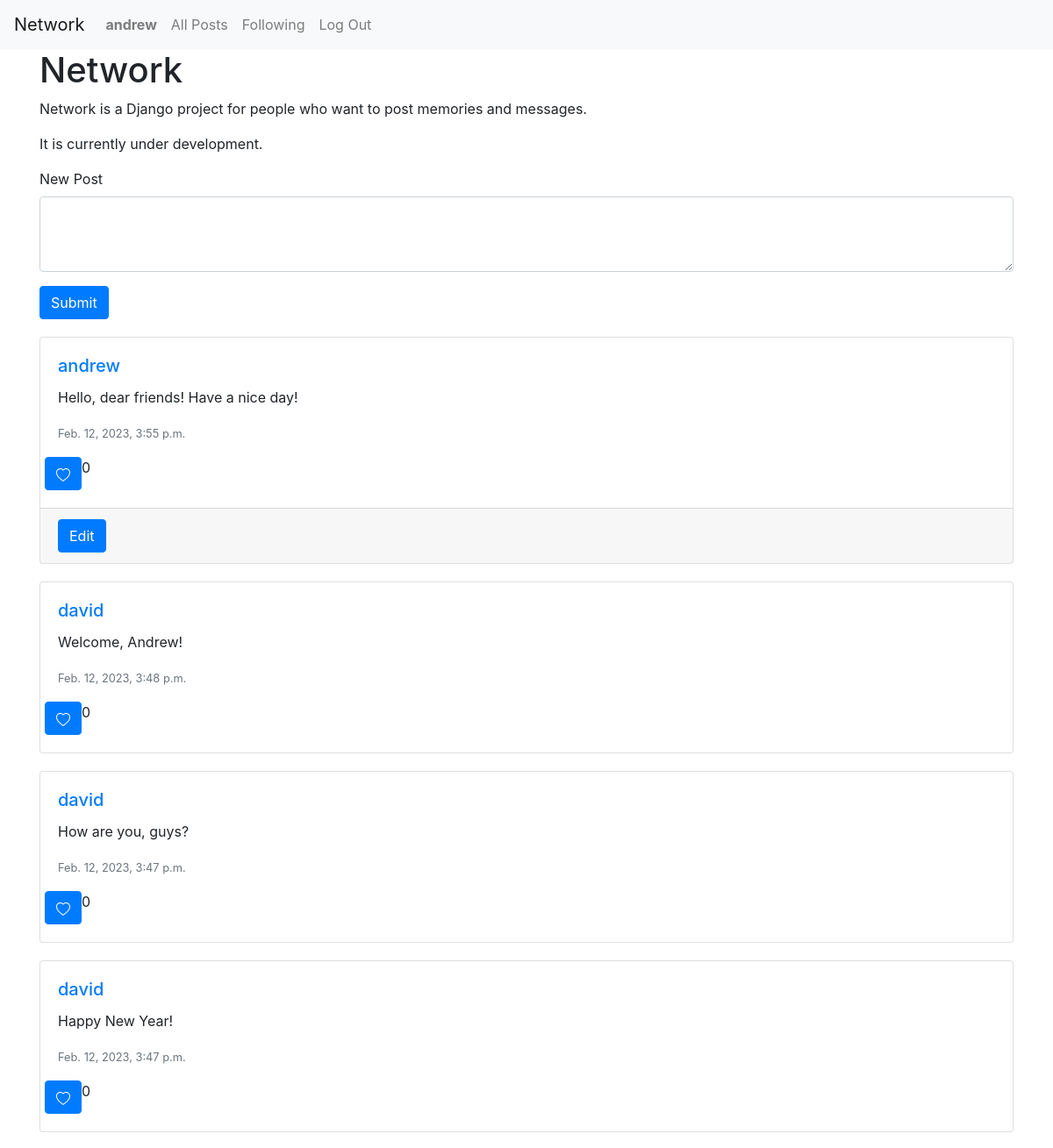
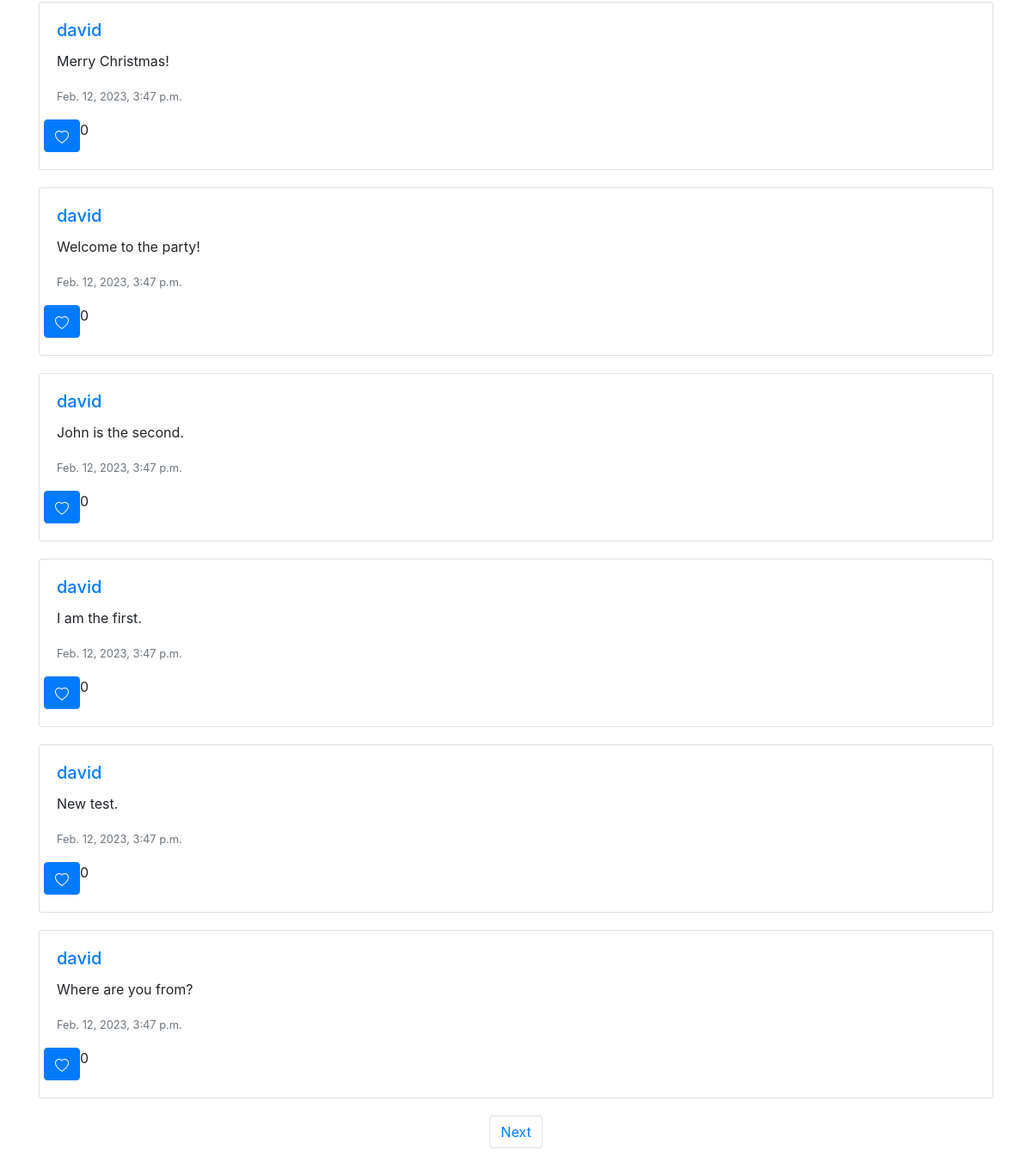
Screenshot of / (signed in) with the database file from the repository (2 pictures, top to bottom).
### network/models.py (models this page shows, shortened)
class User(AbstractUser):
    pass

class Post(models.Model):
    id = models.IntegerField(primary_key=True)
    user = models.ForeignKey(User, on_delete=models.CASCADE, related_name="posts")
    content = models.CharField(max_length=200)
    timestamp = models.DateTimeField(auto_now_add=True)
    likesNumber = models.IntegerField(default=0)

### network/views.py (the view)
# urls.py: path("", views.index, name="index"),
def index(request):
    posts = Post.objects.all().order_by("-timestamp")
    paginator = Paginator(posts, 10)
    page_number = request.GET.get('page')
    return render(request, "network/index.html", {
        "posts": paginator.get_page(page_number)
    })

### network/templates/network/index.html (shortened to what this page needs)
{% extends "network/layout.html" %}
{% load static %}
{% block body %}
    <div class="container">
        <div class="row">
            <div class="col-md-12">
                <h1>Network</h1>
                <p>Network is a Django project for people who want to post memories and messages.</p>
                <p>It is currently under development.</p>
            </div>
        </div>
    </div>
    {% if user.is_authenticated %}
    <div class="container">
        <div class="row">
            <div class="col-md-12">
                <form action="{% url 'newPost' %}" method="POST">
                    <div class="form-group">
                        <label for="post">New Post</label>
                        <textarea class="form-control" id="content" name="content" rows="3"></textarea>
                    </div>
                    <button id = "myBtn" type="submit" class="btn btn-primary">Submit</button>
                </form>
            </div>
        </div>
    </div>
    {% endif %}
    <div id = "allPosts">
        {% for post in posts %}
            <div class="container">
                <div class="row">
                    <div class="col-md-12">
                        <div class="card">
                            <div class="card-body">
                                <h5 class="card-title
                                {% if post.user == request.user %}
                                    text-primary
                                {% endif %}
                                ">
                                <a href="{% url 'profile' post.user.id %}"> {{ post.user.username }} </a>
                                </h5>
                                <p class="card-text" id ="post-{{post.id}}">{{ post.content }}</p>
                                <p class="card-text"><small class="text-muted">{{ post.timestamp }}</small></p>
                                <div class = "row">
                                <button type = "submit" class="btn btn-primary" id = "likeButton{{post.id}}" onClick = "like('{{post.id}}')">
                                    <svg xmlns="http://www.w3.org/2000/svg" class = "likeButtonHeart" id = "btn{{post.id}}" width="16" height="16" fill="currentColor" class="bi bi-heart" viewBox="0 0 16 16">
                                        <path d="m8 2.748-.717-.737C5.6.281 2.514.878 1.4 3.053c-.523 1.023-.641 2.5.314 4.385.92 1.815 2.834 3.989 6.286 6.357 3.452-2.368 5.365-4.542 6.286-6.357.955-1.886.838-3.362.314-4.385C13.486.878 10.4.28 8.717 2.01L8 2.748zM8 15C-7.333 4.868 3.279-3.04 7.824 1.143c.06.055.119.112.176.171a3.12 3.12 0 0 1 .176-.17C12.72-3.042 23.333 4.867 8 15z"/>
                                    </svg>
                                </button>
                                    <div id = "likedNumber{{post.id}}">
                                        {{post.likesNumber}}
                                    </div>
                                 </div>
                            </div>
                            {% if post.user == request.user %}
                                <div class="card-footer">
                                    <div class="btn btn-primary" onClick = "edit('{{post.id}}')">Edit</div>
                                </div>
                            {% endif %}
                        </div>
                    </div>
                </div>
            </div>
        {% endfor %}
    </div>
    <nav class="d-flex aria-label" >
        <ul class="list-inline mx-auto justify-content-center">
            {% if posts.has_next %}
            <li class="page-item">
                <a class="page-link" id = "link" href="?page={{ posts.next_page_number }}">Next</a>
            </li>
            {% endif %}
        </ul>
    </nav>
{% endblock %}

### network/templates/network/layout.html (shortened to what this page needs)
{% load static %}
<!DOCTYPE html>
<html lang="en">
    <head>
        <link rel="stylesheet" href="https://stackpath.bootstrapcdn.com/bootstrap/4.4.1/css/bootstrap.min.css">
        <link href="{% static 'network/styles.css' %}" rel="stylesheet">
    </head>
    <body>
        <nav class="navbar navbar-expand-lg navbar-light bg-light">
            <a class="navbar-brand" href="#">Network</a>
            <div>
              <ul class="navbar-nav mr-auto">
                {% if user.is_authenticated %}
                    <li class="nav-item">
                        <a class="nav-link" href="#"><strong>{{ user.username }}</strong></a>
                    </li>
                {% endif %}
                <li class="nav-item">
                  <a class="nav-link" id = "posts" href="{% url 'index' %}">All Posts</a>
                </li>
                {% if user.is_authenticated %}
                    <li class="nav-item">
                        <a class="nav-link" href="{% url 'following' %}">Following</a>
                    </li>
                    <li class="nav-item">
                        <a class="nav-link" href="{% url 'logout' %}">Log Out</a>
                    </li>
                {% endif %}
              </ul>
            </div>
          </nav>
        <div class="body">
            {% block body %}
            {% endblock %}
        </div>
    </body>
</html>

### network/static/network/styles.css (style rules this page uses)
#myBtn { margin-bottom: 20px; }
.card { margin-bottom: 20px; }

### rows the page displays
User: username "andrew"
Post: user.username "andrew", content "Hello, dear friends! Have a nice day!", timestamp "Feb. 12, 2023, 3:55 p.m.", likesNumber "0"
Post: user.username "david", content "Welcome, Andrew!", timestamp "Feb. 12, 2023, 3:48 p.m.", likesNumber "0"
Post: user.username "david", content "How are you, guys?", timestamp "Feb. 12, 2023, 3:47 p.m.", likesNumber "0"
Post: user.username "david", content "Happy New Year!", timestamp "Feb. 12, 2023, 3:47 p.m.", likesNumber "0"
Post: user.username "david", content "Merry Christmas!", timestamp "Feb. 12, 2023, 3:47 p.m.", likesNumber "0"
Post: user.username "david", content "Welcome to the party!", timestamp "Feb. 12, 2023, 3:47 p.m.", likesNumber "0"
Post: user.username "david", content "John is the second.", timestamp "Feb. 12, 2023, 3:47 p.m.", likesNumber "0"
Post: user.username "david", content "I am the first.", timestamp "Feb. 12, 2023, 3:47 p.m.", likesNumber "0"
Post: user.username "david", content "New test.", timestamp "Feb. 12, 2023, 3:47 p.m.", likesNumber "0"
Post: user.username "david", content "Where are you from?", timestamp "Feb. 12, 2023, 3:47 p.m.", likesNumber "0"
